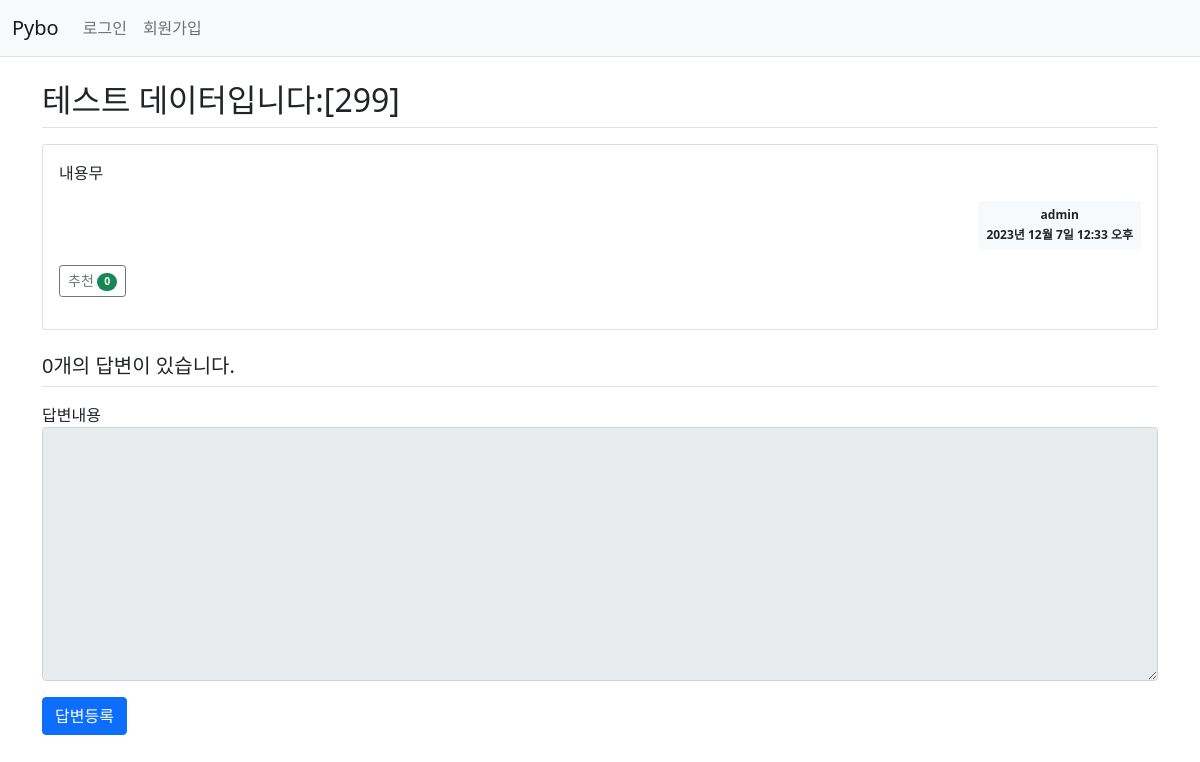
Before: /pybo/304/ with the older database file.
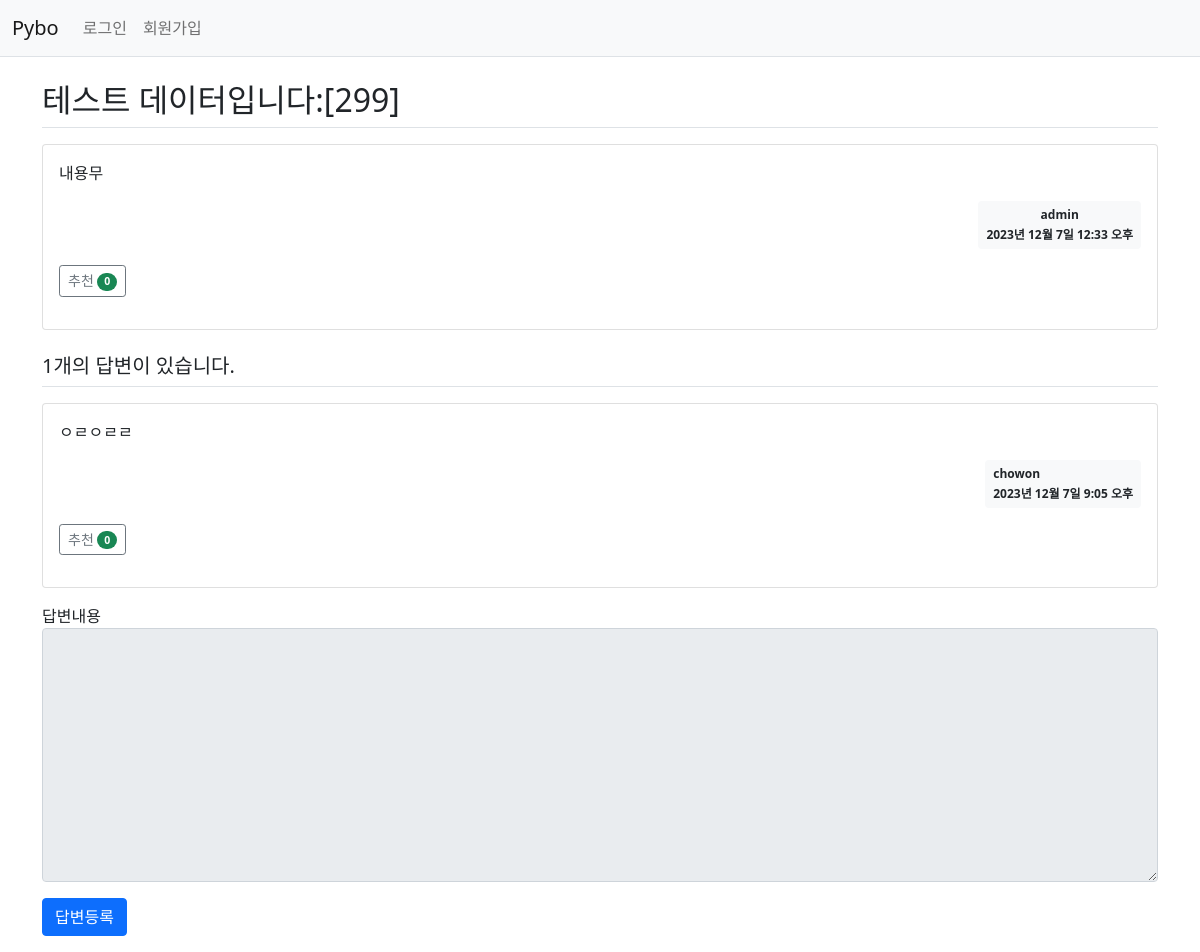
After: the same page with the newer database file.
### pybo/models.py (models this page shows, shortened)
class Question(models.Model):
    author = models.ForeignKey(User, on_delete=models.CASCADE, related_name='author_question')
    subject = models.CharField(max_length=200)
    content = models.TextField()
    create_date = models.DateTimeField()
    modify_date = models.DateTimeField(null=True, blank=True)
    voter = models.ManyToManyField(User, related_name='voter_question') # 추천인 추가

class Answer(models.Model):
    author = models.ForeignKey(User, on_delete=models.CASCADE, related_name='author_answer')
    question = models.ForeignKey(Question, on_delete = models.CASCADE)
    content = models.TextField()
    create_date = models.DateTimeField()
    modify_date = models.DateTimeField(null=True, blank=True)
    voter = models.ManyToManyField(User, related_name='voter_answer')

### pybo/views/base_views.py (the view)
def detail(request, question_id):
    question = get_object_or_404(Question, pk=question_id)
    context = {'question' : question}
    return render(request, 'pybo/question_detail.html', context)

### pybo/templatetags/pybo_filter.py (called while the page is built)
@register.filter
def mark(value):
    extensions = ["nl2br", "fenced_code"]
    return mark_safe(markdown.markdown(value, extensions=extensions))

### templates/pybo/question_detail.html (shortened to what this page needs)
{% extends 'base.html' %}
{% load pybo_filter %}
{% block content %}
<div class="container my-3">
    <h2 class="border-bottom py-2">{{question.subject}}</h2>
    <div class="card my-3">
        <div class="card-body">
            <div class="card-text">{{ question.content|mark }}</div>
            <div class="d-flex justify-content-end">
                <div class="badge bg-light text-dark p-2 text-strat">
                    <div class="mb-2">{{ question.author.username }}</div>
                    <div>{{ question.create_date }}</div>
                </div>
            </div>
            <div class="my-3">
                <a href="javascript:void(0)" data-uri="{% url 'pybo:question_vote' question.id  %}"
                class="recommend btn btn-sm btn-outline-secondary"> 추천
                 <span class="badge rounded-pill bg-success">{{question.voter.count}}</span>
                </a>
            </div>
        </div>
    </div>
    <h5 class="border-bottom my-3 py-2">{{ question.answer_set.count }}개의 답변이 있습니다.</h5>
    {% for answer in question.answer_set.all %}
    <div class="card my-3">
        <div class="card-body">
            <div class="card-text">{{ answer.content|mark }}</div>
            <div class="d-flex justify-content-end">
                <div class="badge bg-light text-dark p-2 text-start">
                    <div class="mb-2">{{ answer.author.username }}</div>
                    <div>{{ answer.create_date }}</div>
                </div>
            </div>
            <div class="my-3">
                <a href="javascript:void(0)" data-uri="{% url 'pybo:answer_vote' answer.id  %}"
               class="recommend btn btn-sm btn-outline-secondary"> 추천
                <span class="badge rounded-pill bg-success">{{answer.voter.count}}</span>
                </a>
            </div>
        </div>
    </div>
    {% endfor %}
    <form action="{% url 'pybo:answer_create' question.id %}" method="post" class="my-3">
        <div class="mb-3">
            <lable for="content" class="form-label">답변내용</lable>
            <textarea {% if not user.is_authenticated %}disabled{% endif %}
              name="content" id="content" class="form-control" rows="10"></textarea>
        </div>
        <input type="submit" value="답변등록" class="btn btn-primary">
    </form>
</div>
{% endblock %}

Changed rows visible on the page:
computed for Question "테스트 데이터입니다:[299]": answer_set.count "0" → "1"
added Answer: content|mark "ㅇㄹㅇㄹㄹ", author.username "chowon", create_date "2023년 12월 7일 9:05 오후", voter.count "0"
